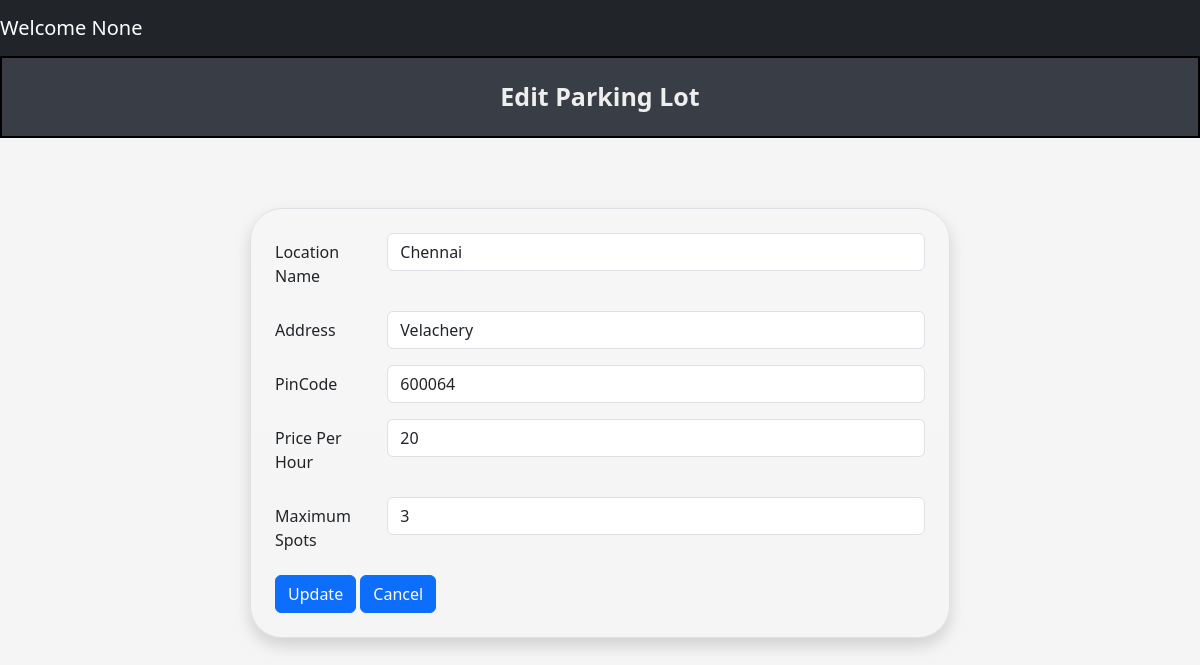
Before: /admin/edit?lot_id=1 with the older database file.
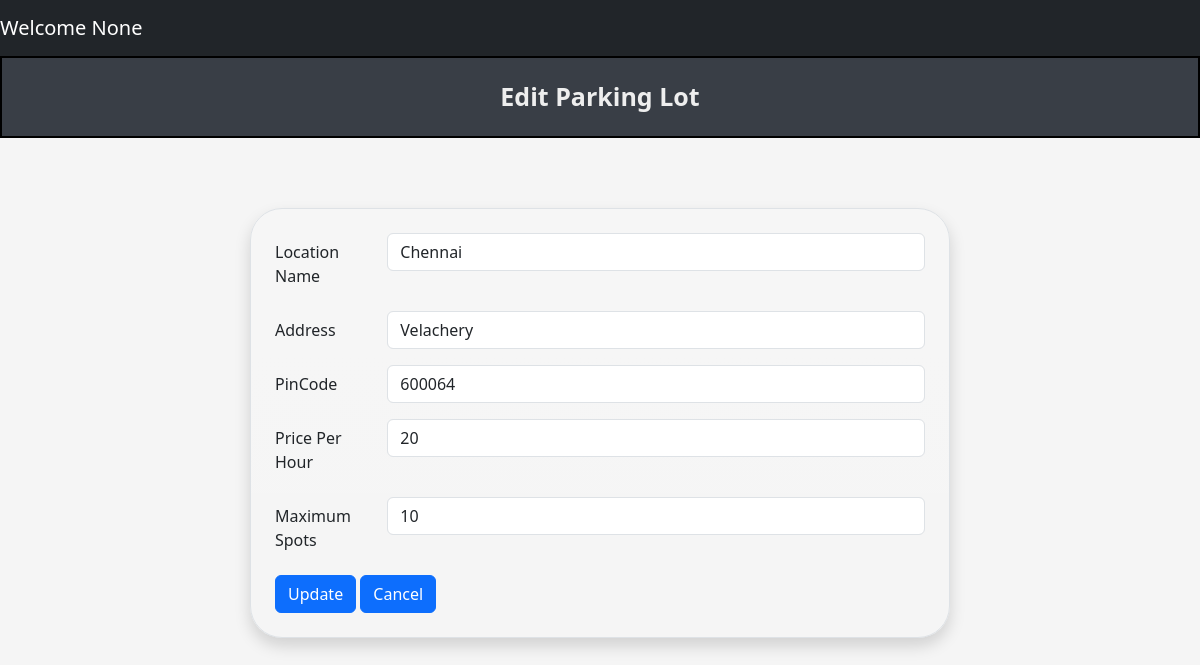
After: the same page with the newer database file.
### tables this page shows
CREATE TABLE ParkingLot (
            lot_id INTEGER PRIMARY KEY AUTOINCREMENT,
            location_name TEXT NOT NULL,
            address TEXT NOT NULL,
            pincode TEXT NOT NULL,
            price INTEGER NOT NULL, 
            maxSpots INTEGER NOT NULL
        );

### controllers/admin_controller.py (the view, shortened to what this page needs)
@admin.route('/admin/edit', methods=['GET', 'POST'])
def editSpot():
    lot_id = request.args.get('lot_id', type=int)
    print("Lot id : ", lot_id)
    parkinglotdata = fetch_parking_lot(lot_id)
    return render_template("admin/editParkinglot.html", parking_lot_data = parkinglotdata, lot_id = lot_id)

### models/parking_lot.py (called while the page is built)
def fetch_parking_lot(lot_id):
    connection = sqlite3.connect(DATABASE_PARKING)
    cur = connection.cursor()
    cur.execute(
        '''
            Select * from ParkingLot where lot_id = (?)
        ''',(lot_id,)
    )
    parkinglotData = cur.fetchone()
    connection.commit()
    connection.close()
    return parkinglotData

### templates/admin/editParkinglot.html (shortened to what this page needs)
{% extends "navbar.html" %}
{% block content %}
    <div class="title"> Edit Parking Lot </div>
    <div style="padding: 50px;" class="d-flex justify-content-center align-items-center min-vh-50">
        <form id="lotForm" class="border p-4 bg-gradient rounded-5 shadow" style="width: 100%; max-width: 700px;">
            <div class="row mb-3">
                <label for="locationName" class="col-sm-2 col-form-label">Location Name</label>
                <div class="col-sm-10">
                    <input type="text" class="form-control" id="locationName" value="{{ parking_lot_data[1] }}" required>
                </div>
            </div>
            <div class="row mb-3">
                <label for="address" class="col-sm-2 col-form-label">Address</label>
                <div class="col-sm-10">
                    <input type="text" class="form-control" id="address" value = "{{parking_lot_data[2]}}"required>
                </div>
            </div>
            <div class="row mb-3">
                <label for="pincode" class="col-sm-2 col-form-label">PinCode</label>
                <div class="col-sm-10">
                    <input type="number" class="form-control" id="pincode" value="{{parking_lot_data[3]}}" required>
                </div>
            </div>
            <div class="row mb-3">
                <label for="pricePerHour" class="col-sm-2 col-form-label">Price Per Hour</label>
                <div class="col-sm-10">
                    <input type="number" class="form-control" id="pricePerHour" value="{{parking_lot_data[4]}}" required>
                </div>
            </div>
            <div class="row mb-3">
                <label for="maxSpots" class="col-sm-2 col-form-label">Maximum Spots</label>
                <div class="col-sm-10">
                    <input type="number" class="form-control" id="maxSpots" value="{{parking_lot_data[5]}}" required>
                </div>
            </div>
            <span>
                <button id="update" type="submit" class="btn btn-primary" >Update</button>
                <button id="cancel" type="button" class="btn btn-primary" onclick="window.location.href='/admin/dashboard'">Cancel</button>
            </span>
        </form>
    </div>
{% endblock %}

Changed rows visible on the page:
changed ParkingLot "Chennai": maxSpots "3" → "10"
